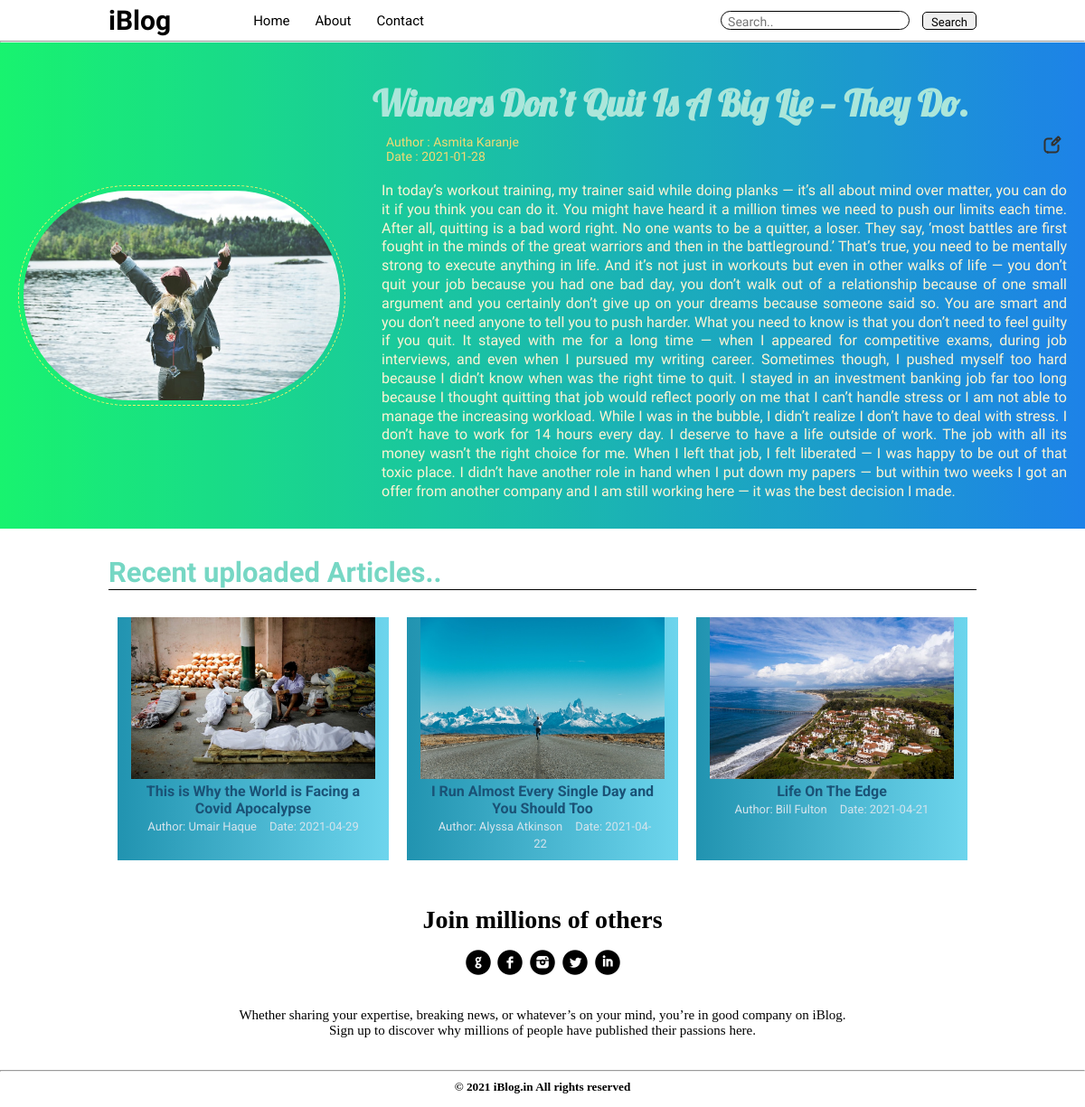
/blog.php?id=2, run on the app's committed database.
### tables this page shows
CREATE TABLE `blogger` (
  `id` int(11) NOT NULL,
  `author` text NOT NULL,
  `publish` date NOT NULL,
  `title` text NOT NULL,
  `content` longtext NOT NULL
);

### blog.php (the view, shortened to what this page needs)
<!DOCTYPE html>
<html lang="en">
<head>
    <link rel="stylesheet" href="css/style.css">
    <link rel="stylesheet" href="css/util.css">
    <link rel="stylesheet" href="css/blogpost.css">
    <link rel="stylesheet" href="css/mobile.css">
    <?php include 'connection.php'; ?>
</head>
<body>
    <nav class="navigation max-width-1 m-auto">
        <div class="nav-left">
            <span>iBlog</span>
            <ul>
                <li><a href="index.php">Home</a></li>
                <li><a href="about.php">About</a></li>
                <li><a href="contact.php">Contact</a></li>
            </ul>
        </div>
        <div class="nav-right">
        <form action="search.php" method="GET">
                <input class="form-input" type="text" name="find" placeholder="Search..">
                <input class="btn" type="submit" value="Search" name="query">
            </form>
        </div>
    </nav>
    <hr>
    <div class="post-img  m-auto">
    <?php
        if(isset($_REQUEST['id'])){
        $id=$_REQUEST['id'];
        $sql="select * from blogger where id=$id";
        $query=mysqli_query($con,$sql);
    }?>
        <div class="contents">
        <?php
        foreach($query as $q){?>
            <div class="contents-left">
                <img src="img/<?php echo $q['id'];?>.png" alt="img">
            </div>
            <div class="contents-right">
                <h1><?php echo $q['title'];?></h1>
                <div class="author-name font3">
                    <div>Author : <?php echo $q['author'];?> <br>
                        Date : <?php echo $q['publish'];?></div>
                    <div><a href="update.php?id=<?php echo $q['id'];?>"><img src="img/edit.png" alt="img"></a></div>
                </div>
                <p>
                <?php echo $q['content'];?>
                </p>
            </div>
            <?php } ?>
        </div>
    </div>
    <div class="home-articles1 max-width-1 m-auto font3">
        <h2>Recent uploaded Articles..</h2>
        <div class="row">
        <?php
                $selectquery="SELECT * FROM blogger order by publish desc limit 3";
                $query=mysqli_query($con,$selectquery);
                while($res=mysqli_fetch_array($query)){
            ?>
            <div class="home-article1">
                <div class="article-img">
                    <img src="img/<?php echo $res['id'];?>.png" alt="img">
                </div>
                <div class="article-content1 font2">
                    <a href="blog.php?id=<?php echo $res['id'];?>">
                        <h4><?php echo $res['title'];?></h4>
                    </a>
                    <span>Author: <?php echo $res['author'];?></span>
                    <span>Date: <?php echo $res['publish'];?></span>
                </div>
            </div>
            <?php
                }
            ?>
        </div>
    </div>
    <div class="footer max-width-2 m-auto my-2">
        <h2>Join millions of others</h2>
        <p>
            <a href="https://www.google.com/"><img src="img/google.png" alt=""></a>
            <a href="https://www.facebook.com/"><img src="img/face.png" alt=""></a>
            <a href="https://www.instagram.com/"><img src="img/insta.png" alt=""></a>
            <a href="https://twitter.com/?logout=1617701369361"><img src="img/twitter.png" alt=""></a>
            <a href="https://in.linkedin.com/"><img src="img/linkedin.png" alt=""></a>
        </p>
        <p>Whether sharing your expertise, breaking news, or whatever’s on your mind, you’re in good company on iBlog.
            <br>
            Sign up to discover why millions of people have published their passions here.
        </p>
    </div>
    <hr>
    <div style="height: 30px; padding-top: 9px; text-align: center;">
        <h5> &copy 2021 iBlog.in All rights reserved</h5>
    </div>
</body>
</html>

### css/style.css (style rules this page uses)
* { margin: 0px; padding: 0px; }
.navigation { font-family: var(--font1); display: flex; justify-content: space-between; align-items: center; padding: 5px 0; }
.nav-left { font-size: 20px; display: flex; }
.nav-left span { font-weight: bold; font-size: 30px; }
.nav-left ul { display: flex; align-items: center; font-size: 15px; margin: 0 77px; }
.nav-left ul li { list-style: none; margin: 0 14px; font-family: var(--font2); }
.nav-left ul li a { text-decoration: none; color: black; }
.footer { display: flex; align-items: center; justify-content: center; color: black; flex-direction: column; padding-bottom: 10px; }
.footer h2 { margin-top: 0px; padding-top: 20px; font-size: 28px; font-family:Lucida Sans }
.footer p { padding: 15px 0px; font-family:Cambria; font-size: 15px; text-align: center; }

### css/util.css (style rules this page uses)
:root { --main-bg-color:brown; --font1:'Baloo Bhaina 2', cursive; --font2:'Roboto', sans-serif; --font3:'Changa', sans-serif; --font4:'Lobster',cursive; --font5:'Courgette', cursive; }
.font2 { font-family: var(--font2); }
.font3 { font-family: var(--font3); }
.max-width-1 { max-width: 80vw; }
.max-width-2 { max-width: 60vw; }
.m-auto { margin: auto; }
.my-2 { margin-top: 10px; margin-bottom: 10px; }
.btn { padding: 0px 9px; padding-top: 3px; border: 1.5px solid black; border-radius: 5px; font-family: var(--font1); font-size: 13px; cursor: pointer; transition: all 0.3s ease-in-out; outline: none; }
.form-input { padding: 0px 7px; padding-top: 3px; font-size: 14px; border: 1.5px solid black; border-radius: 14px; margin: 0 10px; font-family: var(--font1); outline: none; }

### css/blogpost.css (style rules this page uses)
.post-img { overflow: hidden; margin: auto; background: linear-gradient(to right, #00f260, #0575e6); opacity: 0.9; }
.home-articles1 h2 { margin-top: 30px; font-size: 31px; border-bottom: 1px solid black ; color: rgb(118, 215, 196); }
.row { margin:20px auto ; display: flex; }
.home-article1 { padding-bottom: 10px; width: 33%; text-align: center; background: linear-gradient(to right, #2193b0, #6dd5ed); margin: 10px; transition: all 0.3s ease-in-out; }
.home-article1 img { width: 270px; }
.home-article1 span { padding: 5px; font-size: 13px; color: rgb(211, 227, 236); }
.article-content1 { align-self: center; padding: 0px 25px; }
.article-content1 a { text-decoration: none; color:rgb(26, 82, 118); }
.contents-right { font-family: var(--font1); display: flex; flex-direction: column; justify-content: center; padding:10px ; }
.contents-right h1 { font-size: 40px; font-family: var(--font4); padding: 10px 0px; color: rgb(163, 228, 215); }
.contents-right p { line-height: 1.3; padding: 20px 10px; color: rgb(252, 243, 207); text-align: justify; }
.contents-left { display: flex; flex-direction:column; align-items: center; justify-content: center; }
.contents-left img { margin: 20px ; width: 350px; border: 1px dashed rgb(241, 239, 93); border-radius: 200px; padding: 5px; }
.contents { display: flex; margin: auto; margin-top: 22px; }
.author-name { display: flex; justify-content: space-between; }
.author-name div { color: rgb(241, 214, 102); padding: 0px 15px; font-size: 14px; }

### data on the page
blogger: title "Winners Don’t Quit Is A Big Lie — They Do.", author "Asmita Karanje", publish "2021-01-28", content "In today’s workout training, my trainer said while doing planks — it’s all about mind over matter, you can do it if you think you can do it. You might have heard it a million times we need to push our limits each time. After all, quitting is a bad word right. No one wants to be a quitter, a loser. They say, ‘most battles are first fought in the minds of the great warriors and then in the battleground.’ That’s true, you need to be mentally strong to execute anything in life. And it’s not just in workouts but even in other walks of life — you don’t quit your job because you had one bad day, you don’t walk out of a relationship because of one small argument and you certainly don’t give up on…"
blogger: shows a picture, title "This is Why the World is Facing a Covid Apocalypse", author "Umair Haque", publish "2021-04-29"
blogger: shows a picture, title "I Run Almost Every Single Day and You Should Too", author "Alyssa Atkinson", publish "2021-04-22"
blogger: shows a picture, title "Life On The Edge", author "Bill Fulton", publish "2021-04-21"
